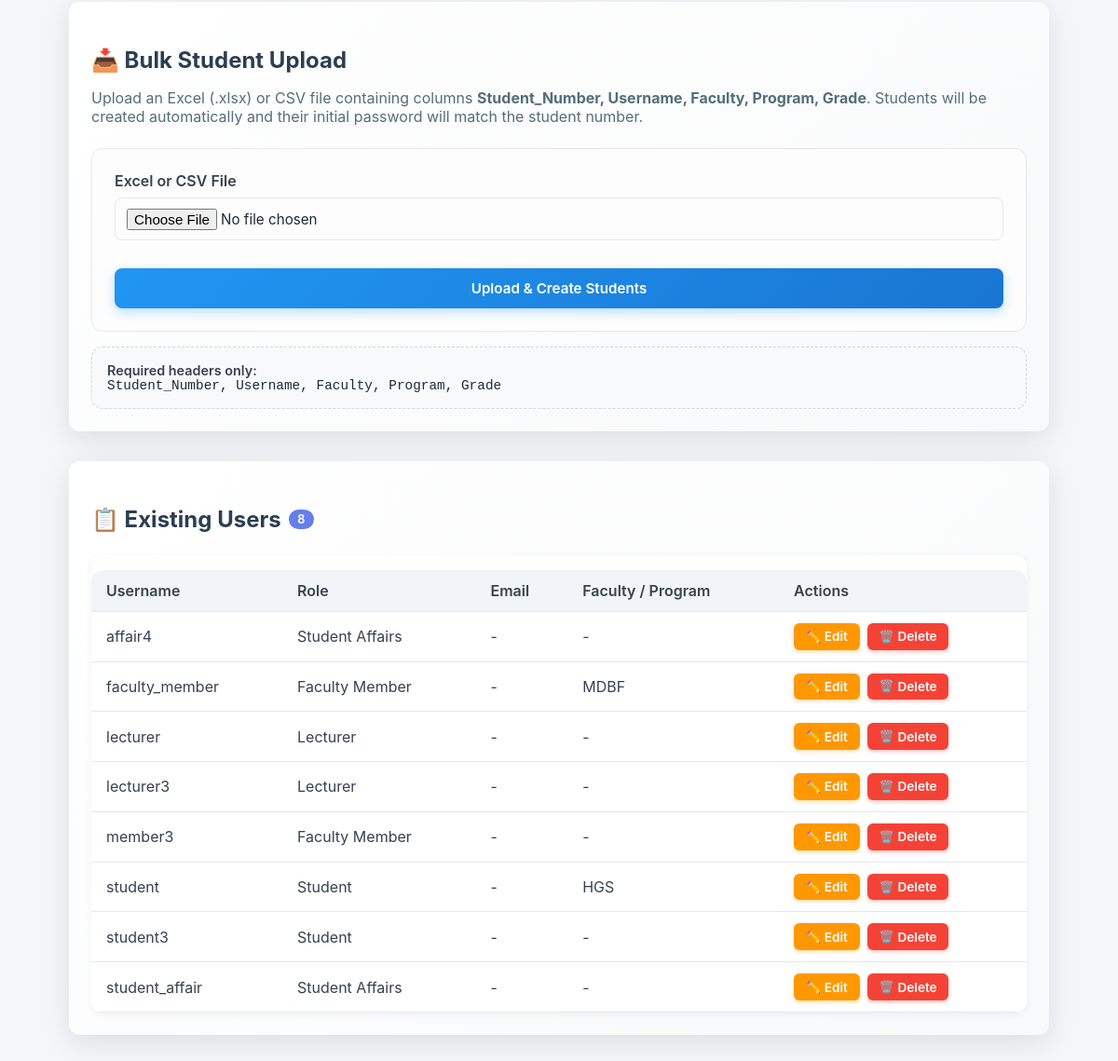
The page /accounts/users/create/ (signed in, lower part) on the database as committed earlier.
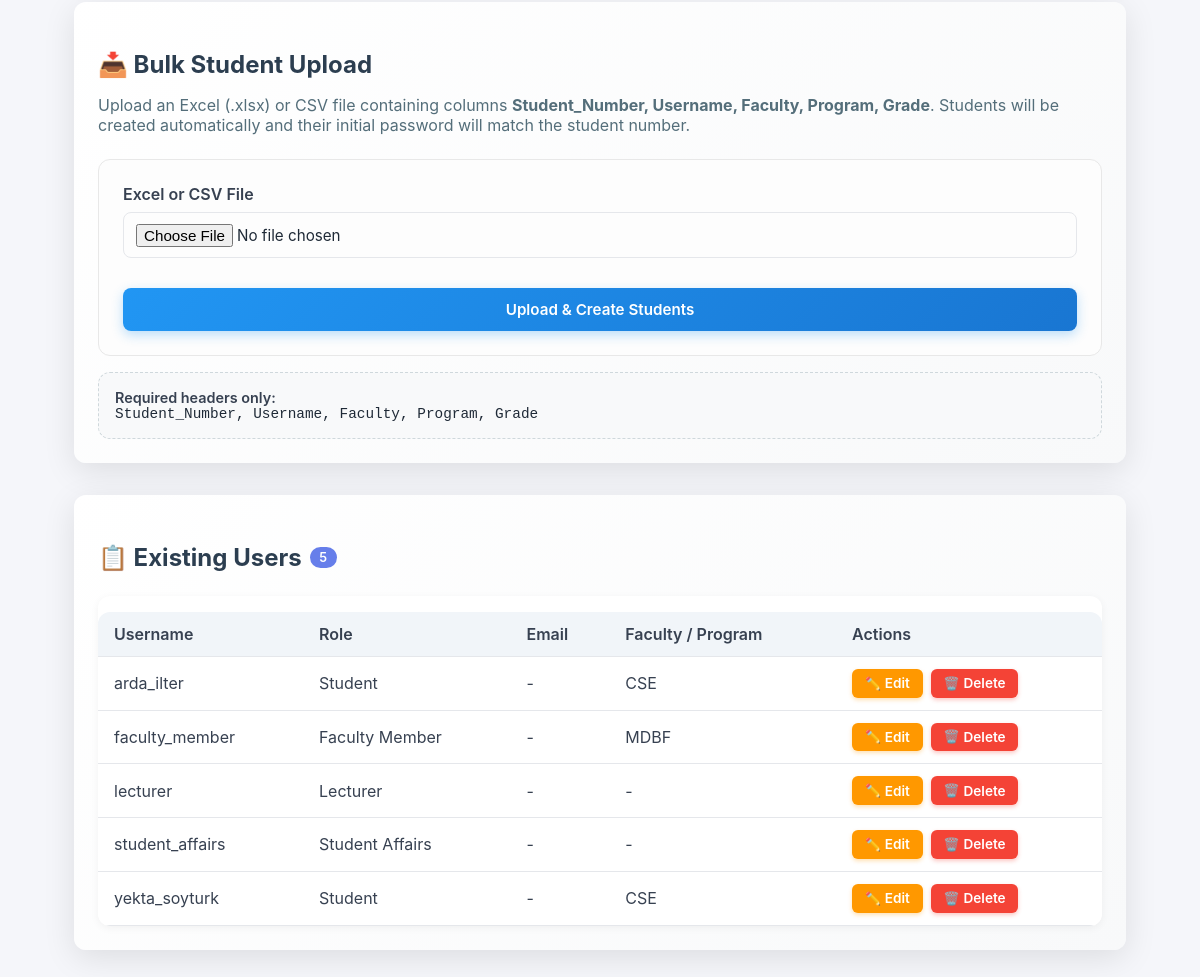
The same page on the database as committed later.
### accounts/models.py (models this page shows, shortened)
class CustomUser(AbstractUser):
    class Role(models.TextChoices):
        ADMIN = "ADMIN", "Admin"
        STUDENT_AFFAIRS = "STUDENT_AFFAIRS", "Student Affairs"
        FACULTY_MEMBER = "FACULTY_MEMBER", "Faculty Member"
        LECTURER = "LECTURER", "Lecturer"
        STUDENT = "STUDENT", "Student"
    role = models.CharField(
        max_length=32,
        choices=Role.choices,
        default=Role.STUDENT,
    )
    student_grade = models.PositiveSmallIntegerField(
        null=True,
        blank=True,
        help_text="Student grade / academic year (1-4).",
    )
    student_faculty = models.ForeignKey(
        "organizations.Faculty",
        null=True,
        blank=True,
        on_delete=models.SET_NULL,
        related_name="students",
        help_text="Faculty the student is enrolled in.",
    )
    student_program = models.ForeignKey(
        "organizations.Program",
        null=True,
        blank=True,
        on_delete=models.SET_NULL,
        related_name="students",
        help_text="Program the student belongs to.",
    )
    faculty_member_faculty = models.ForeignKey(
        "organizations.Faculty",
        null=True,
        blank=True,
        on_delete=models.SET_NULL,
        related_name="faculty_members",
        help_text="Faculty this faculty member is responsible for.",
    )
    lecturer_programs = models.ManyToManyField(
        "organizations.Program",
        blank=True,
        related_name="lecturers",
        help_text="Programs assigned to this lecturer.",
    )
    lecturer_courses = models.ManyToManyField(
        "courses.Course",
        blank=True,
        related_name="lecturers",
        help_text="Courses assigned to this lecturer.",
    )
    phone = models.CharField(
        max_length=20,
        blank=True,
        null=True,
    )
    student_number = models.CharField(
        max_length=32,
        null=True,
        blank=True,
        help_text="Official student identification number.",
    )
    must_change_password = models.BooleanField(
        default=False,
        help_text="User must update password after logging in with the initial credentials.",
    )
    objects = CustomUserManager()
    @property
    def is_admin(self):
        return self.role == self.Role.ADMIN and self.is_superuser
    @property
    def is_student_affairs(self):
        return self.role == self.Role.STUDENT_AFFAIRS
    @property
    def is_faculty_member(self):
        return self.role == self.Role.FACULTY_MEMBER
    @property
    def is_lecturer(self):
        return self.role == self.Role.LECTURER
    @property
    def is_student(self):
        return self.role == self.Role.STUDENT

### organizations/models.py (models this page shows)
class Faculty(models.Model):
    name = models.CharField(max_length=255)
    code = models.CharField(max_length=50, unique=True)
    description = models.TextField(
        blank=True,
        help_text="Optional faculty description.",
    )
    responsible = models.ForeignKey(
        settings.AUTH_USER_MODEL,
        null=True,
        blank=True,
        on_delete=models.SET_NULL,
        related_name="responsible_faculties",
        help_text="Responsible faculty member for this faculty.",
    )
    def __str__(self):
        return f"{self.code} - {self.name}"

class Program(models.Model):
    name = models.CharField(max_length=255)
    code = models.CharField(max_length=50, unique=True)
    faculty = models.ForeignKey(
        Faculty,
        on_delete=models.CASCADE,
        related_name="programs",
    )
    description = models.TextField(
        blank=True,
        help_text="Optional program description.",
    )
    coordinator = models.ForeignKey(
        settings.AUTH_USER_MODEL,
        null=True,
        blank=True,
        on_delete=models.SET_NULL,
        related_name="coordinated_programs",
        help_text="Program coordinator (optional).",
    )
    def __str__(self):
        return f"{self.code} - {self.name}"

### accounts/views.py (the view)
@role_required(CustomUser.Role.STUDENT_AFFAIRS)
def user_create(request):
    if request.method == "POST" and request.POST.get("action") == "bulk_upload":
        form = UserCreateForm()
        bulk_upload_form = StudentBulkUploadForm(request.POST, request.FILES)
        if bulk_upload_form.is_valid():
            created_users = bulk_upload_form.save()
            messages.success(
                request,
                f"{len(created_users)} student account(s) created from the uploaded file.",
            )
            for warning_message in bulk_upload_form.skip_messages:
                messages.warning(request, warning_message)
            return redirect("accounts:user_create")
    elif request.method == "POST":
        form = UserCreateForm(request.POST)
        bulk_upload_form = StudentBulkUploadForm()
        if form.is_valid():
            form.save()
            return redirect("accounts:user_create")  # tekrar boş form
    else:
        form = UserCreateForm()
        bulk_upload_form = StudentBulkUploadForm()
    users = (
        CustomUser.objects
        .exclude(role=CustomUser.Role.ADMIN)
        .order_by("username")
        .select_related(
            "student_faculty",
            "student_program",
            "faculty_member_faculty",
        )
        .prefetch_related("responsible_faculties")
    )
    context = {
        "form": form,
        "users": users,
        "bulk_upload_form": bulk_upload_form,
    }
    return render(request, "accounts/user_create.html", context)

### accounts/forms.py (shortened to what this page needs)
class StudentBulkUploadForm(forms.Form):
    file = forms.FileField(label="Student CSV/Excel file")
    REQUIRED_HEADERS = {
        "student_number": "Student_Number",
        "username": "Username",
        "faculty": "Faculty",
        "program": "Program",
        "grade": "Grade",
    }
    ALLOWED_EXTENSIONS = {".csv", ".xlsx"}
    def __init__(self, *args, **kwargs):
        super().__init__(*args, **kwargs)
        self.cleaned_rows = []
        self.skip_messages = []

### templates/accounts/user_create.html (shortened to what the changed rows need)
{% extends "base.html" %}
{% block content %}
<section class="card" style="margin: 2rem auto; background: linear-gradient(135deg, #ffffff 0%, #f8f9fa 100%); border: none; box-shadow: 0 8px 32px rgba(0, 0, 0, 0.1);">
    <h3 style="color: #2c3e50; font-size: 1.5rem; margin-bottom: 1.5rem; display: flex; align-items: center; gap: 0.5rem;">
        📋 Existing Users
        {% if users %}
            <span style="background: #667eea; color: white; padding: 0.2rem 0.6rem; border-radius: 12px; font-size: 0.8rem; font-weight: 600;">
                {{ users|length }}
            </span>
        {% endif %}
    </h3>
    {% if users %}
        <div style="background: white; border-radius: 12px; overflow: hidden; box-shadow: 0 2px 8px rgba(0, 0, 0, 0.05);">
            <table style="width: 100%; border-collapse: collapse;">
                <thead style="background: #f1f5f9;">
                    <tr>
                        <th style="padding: 0.75rem 1rem; border-bottom: 1px solid #e5e7eb; text-align: left; font-weight: 600; color: #374151;">Username</th>
                        <th style="padding: 0.75rem 1rem; border-bottom: 1px solid #e5e7eb; text-align: left; font-weight: 600; color: #374151;">Role</th>
                        <th style="padding: 0.75rem 1rem; border-bottom: 1px solid #e5e7eb; text-align: left; font-weight: 600; color: #374151;">Email</th>
                        <th style="padding: 0.75rem 1rem; border-bottom: 1px solid #e5e7eb; text-align: left; font-weight: 600; color: #374151;">Faculty / Program</th>
                        <th style="padding: 0.75rem 1rem; border-bottom: 1px solid #e5e7eb; text-align: left; font-weight: 600; color: #374151;">Actions</th>
                    </tr>
                </thead>
                <tbody>
                    {% for user in users %}
                    <tr style="border-bottom: 1px solid #e5e7eb;">
                        <td style="padding: 0.75rem 1rem; color: #374151;">{{ user.username }}</td>
                        <td style="padding: 0.75rem 1rem; color: #374151;">{{ user.get_role_display }}</td>
                        <td style="padding: 0.75rem 1rem; color: #374151;">{{ user.email|default:"-" }}</td>
                        <td style="padding: 0.75rem 1rem; color: #374151;">
                            {% if user.student_program %}
                                {{ user.student_program.code }}
                            {% elif user.faculty_member_faculty %}
                                {{ user.faculty_member_faculty.code }}
                            {% elif user.student_faculty %}
                                {{ user.student_faculty.code }}
                            {% elif user.responsible_faculties.count %}
                                {% with resp=user.responsible_faculties.all|first %}
                                    {{ resp.code }}
                                {% endwith %}
                            {% else %}
                                -
                            {% endif %}
                        </td>
                        <td style="padding: 0.75rem 1rem;">
                            {% if not user.is_superuser %}
                                <div style="display: flex; gap: 0.5rem;">
                                    <a href="{% url 'accounts:user_edit' user.id %}"
                                       style="background: #FF9800; color: white; padding: 0.4rem 0.8rem; border-radius: 6px; text-decoration: none; font-weight: 600; font-size: 0.85rem; transition: all 0.3s ease; box-shadow: 0 2px 4px rgba(255, 152, 0, 0.3); display: inline-flex; align-items: center; gap: 0.25rem;"
                                       onmouseover="this.style.background='#F57C00'; this.style.transform='translateY(-2px)'; this.style.boxShadow='0 4px 8px rgba(255, 152, 0, 0.4)';"
                                       onmouseout="this.style.background='#FF9800'; this.style.transform='translateY(0)'; this.style.boxShadow='0 2px 4px rgba(255, 152, 0, 0.3)';">
                                        <span style="font-size: 0.8rem;">✏️</span> Edit
                                    </a>
                                    <a href="{% url 'accounts:user_delete' user.id %}"
                                       style="background: #f44336; color: white; padding: 0.4rem 0.8rem; border-radius: 6px; text-decoration: none; font-weight: 600; font-size: 0.85rem; transition: all 0.3s ease; box-shadow: 0 2px 4px rgba(244, 67, 54, 0.3); display: inline-flex; align-items: center; gap: 0.25rem;"
                                       onmouseover="this.style.background='#da190b'; this.style.transform='translateY(-2px)'; this.style.boxShadow='0 4px 8px rgba(244, 67, 54, 0.4)';"
                                       onmouseout="this.style.background='#f44336'; this.style.transform='translateY(0)'; this.style.boxShadow='0 2px 4px rgba(244, 67, 54, 0.3)';">
                                        <span style="font-size: 0.8rem;">🗑️</span> Delete
                                    </a>
                                </div>
                            {% else %}
                                -
                            {% endif %}
                        </td>
                    </tr>
                    {% endfor %}
                </tbody>
            </table>
        </div>
    {% endif %}
</section>
{% endblock %}

Rows that differ between the two databases and show on the page:
removed CustomUser: username "affair4", role "Student Affairs", email "-", is_superuser "Edit"
removed CustomUser: username "lecturer3", role "Lecturer", email "-", is_superuser "Edit"
removed CustomUser: username "member3", role "Faculty Member", email "-", is_superuser "Edit"
removed CustomUser: username "student", role "Student", email "-", student_program.code "HGS", is_superuser "Edit"
removed CustomUser: username "student3", role "Student", email "-", is_superuser "Edit"
added CustomUser: username "arda_ilter", role "Student", email "-", student_program.code "CSE", is_superuser "Edit"
changed CustomUser "faculty_member": responsible_faculties.code (not shown) → "MDBF"; faculty_member_faculty_id 2 → empty (drawn); faculty_member_faculty.code "MDBF" → (not shown)
changed CustomUser "Student Affairs": username "student_affair" → "student_affairs"
added CustomUser: username "yekta_soyturk", role "Student", email "-", student_program.code "CSE", is_superuser "Edit"
Other text that changed with them:
{{ users|length }}: "8" → "5"
